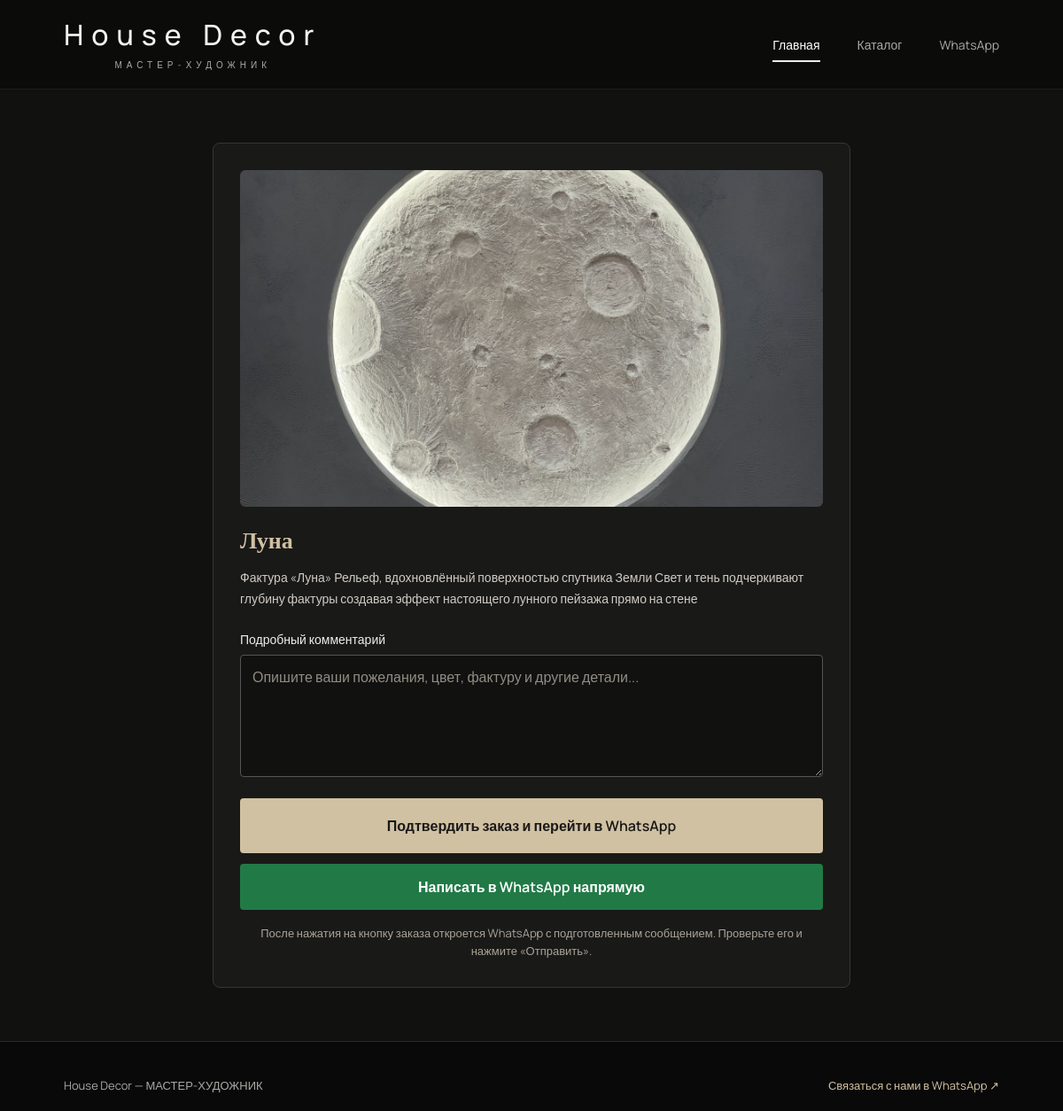
Page /order/?product=13 on the committed database.
### catalog/models.py (models this page shows, shortened)
class Timestamped(models.Model):
    created_at = models.DateTimeField(auto_now_add=True)
    updated_at = models.DateTimeField(auto_now=True)
    class Meta:
        abstract = True

class Product(Timestamped):
    category = models.ForeignKey(
        Category,
        on_delete=models.CASCADE,
        related_name='products'
    )
    title = models.CharField(max_length=160)
    slug = models.SlugField(unique=True, blank=True)
    short_desc = models.CharField(max_length=240, blank=True)
    description = models.TextField(blank=True)
    price = models.DecimalField(
        max_digits=10,
        decimal_places=2,
        null=True,
        blank=True,
        validators=[MinValueValidator(0)],
        verbose_name='Цена материала за м² (сом)'
    )
    application_price = models.DecimalField(
        max_digits=10,
        decimal_places=2,
        default=0,
        validators=[MinValueValidator(0)],
        verbose_name='Цена нанесения за м² (сом)'
    )
    is_published = models.BooleanField(default=True)
    image = models.ImageField(
        upload_to='products/',
        null=True,
        blank=True
    )
    class Meta:
        verbose_name = 'Изделие'
        verbose_name_plural = 'Изделия'
        ordering = ['-created_at']

### catalog/views.py (the view, shortened to what this page needs)
# urls.py: path('order/', create_order, name='create_order'),
def create_order(request):
    products = Product.objects.filter(is_published=True)
    product_id = (
        request.GET.get('product')
        or request.POST.get('product')
    )
    product = None
    if product_id:
        product = get_object_or_404(
            Product,
            pk=product_id,
            is_published=True,
        )
    return render(request, 'catalog/order.html', {
        'products': products,
        'product': product,
    })

### catalog/templates/catalog/order.html (shortened to what this page needs)
{% load static %}
<!DOCTYPE html>
<html lang="ru">
<head>
    <link rel="stylesheet" href="{% static 'css/style.css' %}">
</head>
<body>
<header class="header">
    <div class="container header-container">
        <a class="logo" href="/">
            <h1>House Decor</h1>
            <span>МАСТЕР-ХУДОЖНИК</span>
        </a>
        <nav class="nav">
            <a href="/">Главная</a>
            <a href="/#products">Каталог</a>
            <a href="https://wa.me/996706010902" target="_blank" rel="noopener noreferrer">WhatsApp</a>
        </nav>
    </div>
</header>
<main class="order-main">
    <div class="container">
        {% if product %}
            <div class="order-box">
                {% if product.image %}
                    <img
                        src="{{ product.image.url }}"
                        alt="{{ product.title }}"
                        class="order-product-image"
                    >
                {% endif %}
                <h2>{{ product.title }}</h2>
                <div class="order-description">
                    {% if product.description %}
                        {{ product.description }}
                    {% elif product.short_desc %}
                        {{ product.short_desc }}
                    {% else %}
                        Декоративное покрытие House Decor.
                    {% endif %}
                </div>
                <form id="orderForm">
                    <label for="comment">
                        Подробный комментарий
                    </label>
                    <textarea
                        id="comment"
                        name="comment"
                        rows="5"
                        placeholder="Опишите ваши пожелания, цвет, фактуру и другие детали..."
                    ></textarea>
                    <div class="order-actions">
                        <button class="btn" type="submit">
                            Подтвердить заказ и перейти в WhatsApp
                        </button>
                        <a
                            class="whatsapp-btn"
                            href="https://wa.me/996706010902"
                            target="_blank"
                            rel="noopener noreferrer"
                        >
                            Написать в WhatsApp напрямую
                        </a>
                    </div>
                    <p class="order-note">
                        После нажатия на кнопку заказа откроется WhatsApp
                        с подготовленным сообщением. Проверьте его и нажмите «Отправить».
                    </p>
                </form>
            </div>
        {% endif %}
    </div>
</main>
<footer class="footer" id="footer">
    <div class="container" style="display: flex; justify-content: space-between; align-items: center; flex-wrap: wrap; gap: 15px;">
        <p style="color: var(--muted, #aaa9a5); font-size: 13px; margin: 0;">House Decor — МАСТЕР-ХУДОЖНИК</p>
        <a
            href="https://wa.me/996706010902"
            target="_blank"
            rel="noopener noreferrer"
            style="color: #d1c1a3; font-size: 13px;"
        >
            Связаться с нами в WhatsApp ↗
        </a>
    </div>
</footer>
</body>
</html>

### artdecor/static/css/style.css (style rules this page uses)
:root { --bg: #111110; --bg-light: #191918; --text: #f4f3f1; --muted: #aaa9a5; --border: rgba(255, 255, 255, 0.17); --accent: #d1c1a3; }
* { margin: 0; padding: 0; box-sizing: border-box; }
html { scroll-behavior: smooth; scroll-padding-top: 110px; }
body { font-family: 'Manrope', sans-serif; background: var(--bg); color: var(--text); overflow-x: hidden; }
a { text-decoration: none; color: inherit; }
img { display: block; max-width: 100%; }
.container { width: min(1320px, 88%); margin: 0 auto; }
.header { position: sticky; top: 0; z-index: 100; background: rgba(12, 12, 11, 0.96); backdrop-filter: blur(14px); border-bottom: 1px solid rgba(255, 255, 255, 0.07); }
.header-container { min-height: 100px; display: flex; align-items: center; justify-content: space-between; gap: 35px; }
.logo h1 { font-size: 32px; font-weight: 500; letter-spacing: 9px; line-height: 1.2; white-space: nowrap; }
.logo span { display: block; text-align: center; margin-top: 7px; font-size: 10px; color: var(--muted); letter-spacing: 5px; }
.nav { display: flex; align-items: center; gap: 42px; }
.nav a { position: relative; padding: 12px 0; color: var(--muted); font-size: 14px; transition: color 0.3s ease; }
.nav a:hover, .nav a:first-child { color: #fff; }
.nav a:first-child::after { content: ""; position: absolute; left: 0; bottom: 2px; width: 100%; height: 2px; background: #eee; }
.btn { min-height: 62px; padding: 0 25px; display: inline-flex; justify-content: center; align-items: center; gap: 16px; border: 1px solid rgba(255, 255, 255, 0.8); background: rgba(15, 15, 15, 0.2); color: #f7f7f5; font-size: 15px; font-weight: 500; cursor: pointer; transition: background 0.3s ease, color 0.3s ease, border-color 0.3s ease, transform 0.25s ease; }
.footer { padding: 40px 0 20px; background: #090909; border-top: 1px solid rgba(209, 193, 163, 0.18); }

### catalog/templates/catalog/order.html (style rules this page uses)
.order-main { padding: 60px 0; background: var(--bg, #111110); min-height: calc(100vh - 200px); }
.order-box { max-width: 720px; margin: 0 auto; padding: 30px; background: #191918; border: 1px solid #39362f; border-radius: 8px; box-sizing: border-box; color: #fff; }
.order-product-image { display: block; width: 100%; max-height: 380px; object-fit: cover; object-position: center; margin-bottom: 24px; border-radius: 6px; }
.order-box > h2 { margin: 0 0 14px; color: #d1c1a3; font-family: Georgia, serif; font-size: 26px; }
.order-description { margin: 0 0 24px; line-height: 1.7; color: #d0ccc4; font-size: 14px; }
.order-box label { display: block; margin: 20px 0 8px; color: #eee; font-size: 14px; font-weight: 500; }
.order-box input, .order-box textarea { display: block; width: 100%; padding: 13px; color: #fff; background: #111110; border: 1px solid #555; border-radius: 4px; font: inherit; box-sizing: border-box; }
.order-box textarea { min-height: 120px; resize: vertical; }
.order-box input::placeholder, .order-box textarea::placeholder { color: #928d83; }
.order-actions { display: flex; flex-direction: column; gap: 12px; margin-top: 24px; }
.order-box .btn, .whatsapp-btn { display: block; width: 100%; margin: 0; padding: 15px 20px; border: none; border-radius: 4px; box-sizing: border-box; text-align: center; font: inherit; font-weight: 600; cursor: pointer; text-decoration: none; transition: background 0.25s ease; }
.order-box .btn { background: #d1c1a3; color: #191918; }
.whatsapp-btn { background: #217a46; color: #fff; }
.order-note { margin-top: 16px; color: #aaa397; font-size: 13px; line-height: 1.6; text-align: center; }

### rows in the picture
Product: image (picture), title "Луна", description "Фактура «Луна» Рельеф, вдохновлённый поверхностью спутника Земли Свет и тень подчеркивают глубину фактуры создавая эффект настоящего лунного пейзажа прямо на стене"
